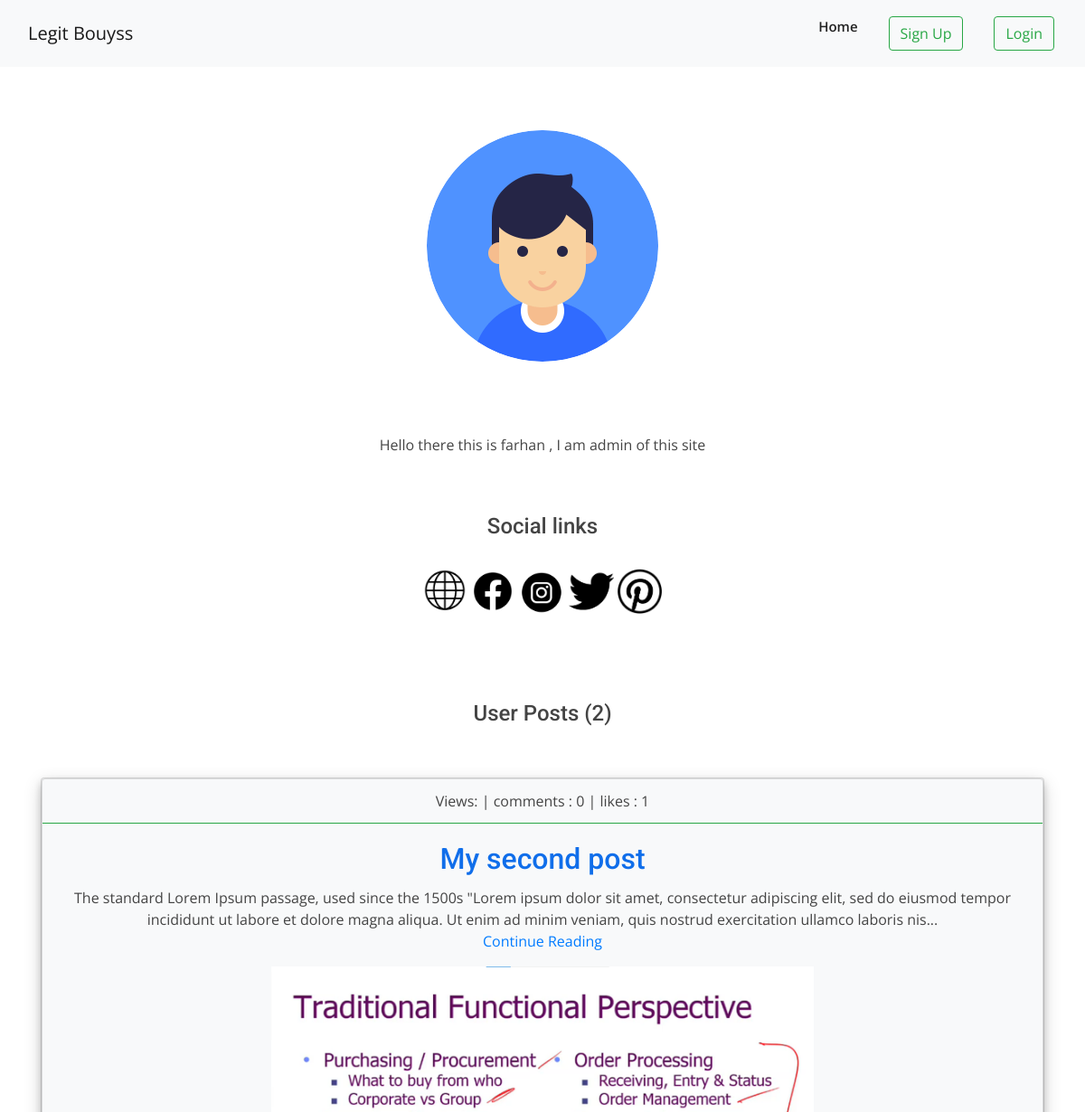
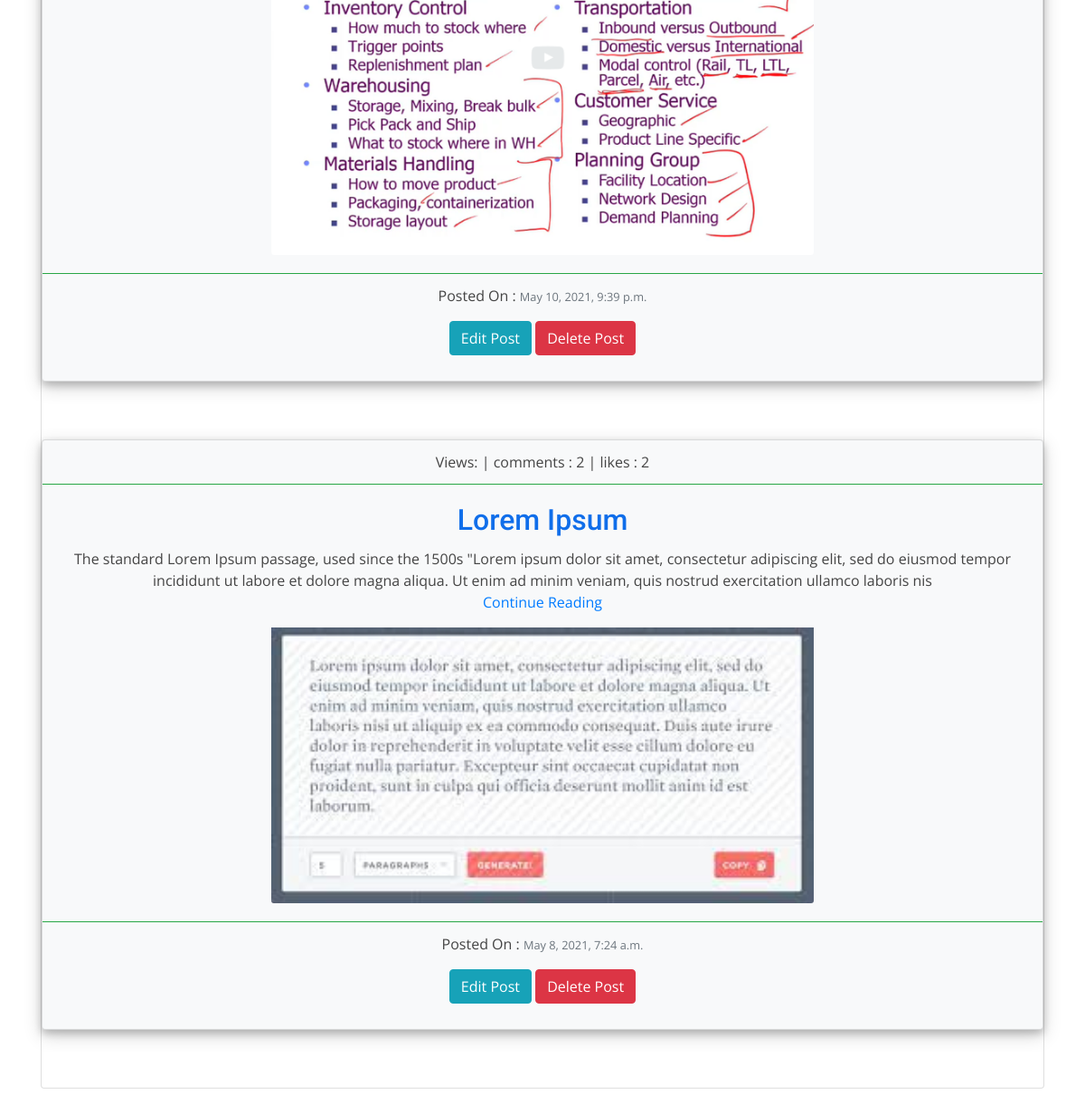
/profile_page/farhan/, run on the app's committed database (2 pictures, top to bottom).
### blog/models.py (models this page shows, shortened)
class UserProfile(models.Model):
    user = models.OneToOneField(User,null=True,blank=True,on_delete=models.SET_NULL)
    profilepic = models.ImageField(upload_to='images/profile_pics/',default='images/profile_pics/default.png')
    bio = models.TextField()
    website_url = models.URLField(null=True,blank=True)
    facebook_url = models.URLField(null=True,blank=True)
    instagram_url = models.URLField(null=True,blank=True)
    twitter_url = models.URLField(null=True,blank=True)
    pintrest_url = models.URLField(null=True,blank=True)

class Post(models.Model):
    title = models.CharField(max_length=100)
    slug = models.SlugField(max_length=100)
    category = models.CharField(max_length=50)
    created_date = models.DateTimeField(auto_now=True)
    body = RichTextField()
    auther = models.ForeignKey(User,on_delete=models.CASCADE)
    thumbnail = models.ImageField(upload_to = 'images/post_thumbnails/',null=True,blank=True)
    snippet = models.TextField(max_length=255)
    like = models.ManyToManyField(User,related_name='blog_posts')
    Hit_count_generic = GenericRelation(HitCount,object_id_field='object_pk',related_query_name='hit_count_generic_relation')
    @property
    def get_likes(self):
        return self.like.count()
    class Meta:
        ordering = ["-created_date"]

### blog/views.py (the view)
# urls.py: path("profile_page/<username>/",views.profile_page,name="profile_page"),
def profile_page(request,username):
    user_profile = get_object_or_404(User,username=username)
    user_posts = Post.objects.filter(auther__username__iexact=username)
    return render(request,'blog/profile_page.html',{"user_profile":user_profile,'user_posts':user_posts})

### blog/templates/blog/profile_page.html (shortened to what this page needs)
{% extends 'main2.html' %}
{% load static %}
{% load hitcount_tags %}
{% block content %}
    <div class="row">
        <div class="col text-center">
            <div>
                <img src="{{user_profile.userprofile.profilepic.url}}" style="max-height: 300px;max-width:300px;border-radius:50%;">
                <br><br>
            </div>
            <div >
                <br><br>
            </div>
            <div >
                <p>{{user_profile.userprofile.bio|safe}}</p>
                <br><br>
            </div>
            <div>
                <h4>Social links </h4>
                <br>
                {% if user_profile.userprofile.website_url %}
                    <a href="{{user_profile.userprofile.website_url}}"><img src="{% static 'images/website.png' %}"  style="max-height: 50px;max-width:50px"></a>
                {% endif %}
                {% if user_profile.userprofile.facebook_url %}
                    <a href="{{user_profile.userprofile.facebook_url}}"><img src="{% static 'images/facebook_icon.png' %}"  style="max-height: 50px;max-width:50px">
                    </a>
                {% endif %}
                {% if user_profile.userprofile.instagram_url %}
                    <a href="{{user_profile.userprofile.instagram_url}}"><img src="{% static 'images/instagram.png' %}"  style="max-height: 50px;max-width:50px"></a>
                {% endif %}
                {% if user_profile.userprofile.twitter_url %}
                    <a href="{{user_profile.userprofile.twitter_url}}"><img src="{% static 'images/twitter.png' %}"  style="max-height: 50px;max-width:50px"></a>
                {% endif %}
                {% if user_profile.userprofile.pintrest_url %}
                    <a href="{{user_profile.userprofile.pintrest_url}}"><img src="{% static 'images/pinterest.png' %}"  style="max-height: 50px;max-width:50px"></a>
                {% endif %}
                <br>
            </div>
            <br><br><br><br>
            <h4>User Posts ({{user_posts.count}}) </h4>
            <br><br>
            <div class="card">
                {% if user_posts %}
                    {% for post in user_posts %}
                        <div class="card bg-light mb-3" style="box-shadow: 0 4px 8px 0 rgba(0, 0, 0, 0.2), 0 6px 20px 0 rgba(0, 0, 0, 0.19);">
                            <div class="card-header bg-transparent border-success">
                                <span class="cat-links">
                                    <a  rel="category tag">Views: {% get_hit_count for post %} | </a> <a  rel="category tag">comments : {{post.comments.count}} | </a> <a  rel="category tag">likes : {{post.get_likes}}</a>
                                </span>
                            </div>
                            <div class="card-body">
                                <h2 class="card-title"><a href="{% url 'blog:post_detail' post.slug  %}">{{post.title}}</a></h2>
                                <p class="card-text">{{post.snippet|safe}} <br> <a href="{% url 'blog:post_detail' post.slug  %}" class="btn-link">Continue Reading</a> </p>
                                {% if post.thumbnail %}
                                    <img src="{{post.thumbnail.url}}" class="card-img-bottom" style="max-height: 400x;max-width:600px">
                                {% endif %}
                            </div>
                            <div class="card-footer bg-transparent border-success">
                                <p class="card-text">Posted On : <small class="text-muted">{{post.created_date}}</small></p>
                                <p><a href="{% url 'blog:post_update' post.slug post.pk %}" class="btn btn-info">Edit Post</a>   <a href="{% url 'blog:post_delete' post.slug post.pk %}" class="btn btn-danger">Delete Post</a></p>
                            </div>
                        </div>
                        <br><br>
                    {% endfor %}
                {% else %}
                    <h5>No posts Yet...</h5>
                {% endif %}
            </div>
        </div>
    </div>
{% endblock %}

### static/assets/css/style.css (style rules this page uses)
body { font-family: "Open Sans", sans-serif; color: #444444; }
a { color: #106eea; }
h1, h2, h3, h4, h5, h6 { font-family: "Roboto", sans-serif; }

### data on the page
Post: comments.count "0", get_likes "1", title "My second post", snippet "The standard Lorem Ipsum passage, used since the 1500s \"Lorem ipsum dolor sit amet, consectetur adipiscing elit, sed do eiusmod tempor incididunt ut labore et dolore magna aliqua. Ut enim ad minim veniam, quis nostrud exercitation ullamco laboris nis...", thumbnail (picture), created_date "May 10, 2021, 9:39 p.m."
Post: comments.count "2", get_likes "2", title "Lorem Ipsum", snippet "The standard Lorem Ipsum passage, used since the 1500s \"Lorem ipsum dolor sit amet, consectetur adipiscing elit, sed do eiusmod tempor incididunt ut labore et dolore magna aliqua. Ut enim ad minim veniam, quis nostrud exercitation ullamco laboris nis", thumbnail (picture), created_date "May 8, 2021, 7:24 a.m."

### other printed values
{{ user_profile.userprofile.bio|safe }} "Hello there this is farhan , I am admin of this site"
{{ user_posts.count }} "2"
